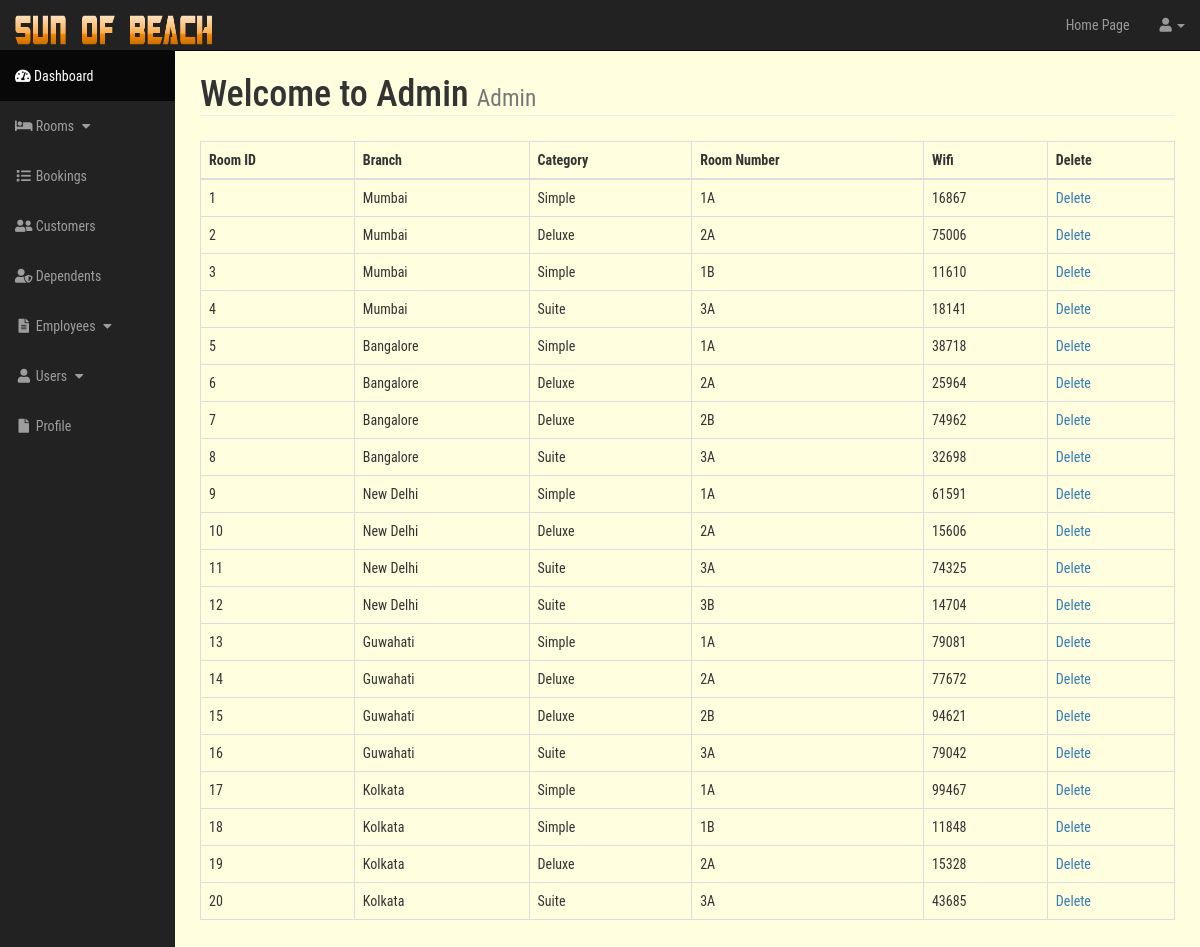
The page /admin/rooms.php on the database its author committed.
### tables this page shows
CREATE TABLE `rooms` (
  `room_id` int(11) NOT NULL,
  `branch_id` int(11) DEFAULT NULL,
  `room_no` varchar(10) NOT NULL
);

CREATE TABLE `hotel` (
  `branch_id` int(11) NOT NULL,
  `branch_name` varchar(20) DEFAULT NULL,
  `location` varchar(20) DEFAULT NULL,
  `branch_phone` varchar(11) NOT NULL
);

CREATE TABLE `simple` (
  `room_id` int(11) NOT NULL,
  `wifi` varchar(10) NOT NULL
);

CREATE TABLE `deluxe` (
  `wifi` varchar(10) NOT NULL,
  `room_id` int(11) NOT NULL,
  `balcony` tinyint(1) NOT NULL
);

CREATE TABLE `suite` (
  `wifi` varchar(10) NOT NULL,
  `room_id` int(11) NOT NULL,
  `jacuzzi` tinyint(1) NOT NULL
);

### admin/include/view_all_rooms.php (the view, shortened to what this page needs)
<table class="table table-bordered table-hover">
    <thead>
        <tr>
            <th>Room ID</th>
            <th>Branch</th>
            <th>Category</th>
            <th>Room Number</th>
            <th>Wifi</th>
            <th>Delete</th>
        </tr>
    </thead>
    <tbody>
        <?php
        $query = "SELECT * FROM rooms";
        $select_rooms=mysqli_query($con, $query);
        while($row=mysqli_fetch_assoc($select_rooms)){
            $room_id=$row['room_id'];
            $branch_id=$row['branch_id'];
            $room_no=$row['room_no'];
            $query= "SELECT * FROM hotel WHERE branch_id={$branch_id}";
            $branch=mysqli_query($con, $query);
            while($row=mysqli_fetch_assoc($branch)){
                $branch_name=$row['branch_name'];
            }
            echo "<tr><td>{$room_id}</td>";
            echo "<td>{$branch_name}</td>";
            $query = "SELECT * FROM simple WHERE room_id={$room_id}";
                $select_category=mysqli_query($con, $query);
                while($row=mysqli_fetch_assoc($select_category)){
                    $category='Simple';
                    $wifi=$row['wifi'];
                }
            $query = "SELECT * FROM deluxe WHERE room_id={$room_id}";
                $select_category=mysqli_query($con, $query);
                while($row=mysqli_fetch_assoc($select_category)){
                    $category='Deluxe';
                    $wifi=$row['wifi'];
                }
            $query = "SELECT * FROM suite WHERE room_id={$room_id}";
                $select_category=mysqli_query($con, $query);
                while($row=mysqli_fetch_assoc($select_category)){
                    $category='Suite';
                    $wifi=$row['wifi'];
                }
            echo "<td>{$category}</td>";
            echo "<td>{$room_no}</td>";
            echo "<td>{$wifi}</td>";
            echo "<td><a href='rooms.php?delete={$room_id}'>Delete</a></td>";
            echo "</tr>";
        }
        ?>
    </tbody>
</table>

### admin/css/sb-admin.css (style rules this page uses)
body { margin-top: 100px; background-color: #222; font-family: 'Roboto Condensed', sans-serif; }
@media (min-width:768px) { body { margin-top: 50px; } }

### rows shown on the page
rooms: room_id "1", branch.branch_name "Mumbai", category "Simple", room_no "1A", simple.wifi "16867"
rooms: room_id "2", branch.branch_name "Mumbai", category "Deluxe", room_no "2A", deluxe.wifi "75006"
rooms: room_id "3", branch.branch_name "Mumbai", category "Simple", room_no "1B", simple.wifi "11610"
rooms: room_id "4", branch.branch_name "Mumbai", category "Suite", room_no "3A", suite.wifi "18141"
rooms: room_id "5", branch.branch_name "Bangalore", category "Simple", room_no "1A", simple.wifi "38718"
rooms: room_id "6", branch.branch_name "Bangalore", category "Deluxe", room_no "2A", deluxe.wifi "25964"
rooms: room_id "7", branch.branch_name "Bangalore", category "Deluxe", room_no "2B", deluxe.wifi "74962"
rooms: room_id "8", branch.branch_name "Bangalore", category "Suite", room_no "3A", suite.wifi "32698"
rooms: room_id "9", branch.branch_name "New Delhi", category "Simple", room_no "1A", simple.wifi "61591"
rooms: room_id "10", branch.branch_name "New Delhi", category "Deluxe", room_no "2A", deluxe.wifi "15606"
rooms: room_id "11", branch.branch_name "New Delhi", category "Suite", room_no "3A", suite.wifi "74325"
rooms: room_id "12", branch.branch_name "New Delhi", category "Suite", room_no "3B", suite.wifi "14704"
rooms: room_id "13", branch.branch_name "Guwahati", category "Simple", room_no "1A", simple.wifi "79081"
rooms: room_id "14", branch.branch_name "Guwahati", category "Deluxe", room_no "2A", deluxe.wifi "77672"
rooms: room_id "15", branch.branch_name "Guwahati", category "Deluxe", room_no "2B", deluxe.wifi "94621"
rooms: room_id "16", branch.branch_name "Guwahati", category "Suite", room_no "3A", suite.wifi "79042"
rooms: room_id "17", branch.branch_name "Kolkata", category "Simple", room_no "1A", simple.wifi "99467"
rooms: room_id "18", branch.branch_name "Kolkata", category "Simple", room_no "1B", simple.wifi "11848"
rooms: room_id "19", branch.branch_name "Kolkata", category "Deluxe", room_no "2A", deluxe.wifi "15328"
rooms: room_id "20", branch.branch_name "Kolkata", category "Suite", room_no "3A", suite.wifi "43685"
